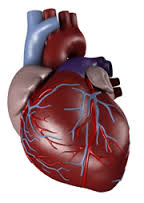
//> input picture objectdetection/heart.jpeg, 144 x 203 px
$ ./find_obj heart.jpeg kidney.jpeg   (built with g++ and OpenCV 4)
//> lines starting //> are read from the running program, lines starting //| are printed output that depends on the picture
/*
 * A Demo to OpenCV Implementation of SURF
 * Further Information Refer to "SURF: Speed-Up Robust Feature"
 * Author: Liu Liu
 * liuliu.1987+opencv@gmail.com
 */
#include "opencv2/objdetect/objdetect.hpp"
#include "opencv2/features2d/features2d.hpp"
#include "opencv2/highgui/highgui.hpp"
#include "opencv2/calib3d/calib3d.hpp"
#include "opencv2/nonfree/nonfree.hpp"
#include "opencv2/imgproc/imgproc_c.h"
#include "opencv2/legacy/legacy.hpp"
#include "opencv2/legacy/compat.hpp"

#include <iostream>
#include <fstream>
#include <vector>
#include <stdio.h>

using namespace std;
// [10 lines left out: function help, not called in this run]

// define whether to use approximate nearest-neighbor search
#define USE_FLANN

#ifdef USE_FLANN
// [47 lines left out: function flannFindPairs, not called in this run]
#else

static double
compareSURFDescriptors( const float* d1, const float* d2, double best, int length )
{
    double total_cost = 0;
    assert( length % 4 == 0 );
    for( int i = 0; i < length; i += 4 )
    {
        double t0 = d1[i  ] - d2[i  ];
        double t1 = d1[i+1] - d2[i+1];
        double t2 = d1[i+2] - d2[i+2];
        double t3 = d1[i+3] - d2[i+3];
        total_cost += t0*t0 + t1*t1 + t2*t2 + t3*t3;
        if( total_cost > best )
            break;
    }
    return total_cost;
}

static int
naiveNearestNeighbor( const float* vec, int laplacian,
                      const CvSeq* model_keypoints,
                      const CvSeq* model_descriptors )
{
    int length = (int)(model_descriptors->elem_size/sizeof(float));
    int i, neighbor = -1;
    double d, dist1 = 1e6, dist2 = 1e6;
    CvSeqReader reader, kreader;
    cvStartReadSeq( model_keypoints, &kreader, 0 );
    cvStartReadSeq( model_descriptors, &reader, 0 );

    for( i = 0; i < model_descriptors->total; i++ )
    {
        const CvSURFPoint* kp = (const CvSURFPoint*)kreader.ptr;
        const float* mvec = (const float*)reader.ptr;
        CV_NEXT_SEQ_ELEM( kreader.seq->elem_size, kreader );
        CV_NEXT_SEQ_ELEM( reader.seq->elem_size, reader );
        if( laplacian != kp->laplacian )
            continue;
        d = compareSURFDescriptors( vec, mvec, dist2, length );
        if( d < dist1 )
        {
            dist2 = dist1;
            dist1 = d;
            neighbor = i;
        }
        else if ( d < dist2 )
            dist2 = d;
    }
    if ( dist1 < 0.6*dist2 )
        return neighbor;
    return -1;
}

static void
findPairs( const CvSeq* objectKeypoints, const CvSeq* objectDescriptors,
           const CvSeq* imageKeypoints, const CvSeq* imageDescriptors, vector<int>& ptpairs )
{
    int i;
    CvSeqReader reader, kreader;
    cvStartReadSeq( objectKeypoints, &kreader );
    cvStartReadSeq( objectDescriptors, &reader );
    ptpairs.clear();

    for( i = 0; i < objectDescriptors->total; i++ )
    {
        const CvSURFPoint* kp = (const CvSURFPoint*)kreader.ptr;
        const float* descriptor = (const float*)reader.ptr;
        CV_NEXT_SEQ_ELEM( kreader.seq->elem_size, kreader );
        CV_NEXT_SEQ_ELEM( reader.seq->elem_size, reader );
        int nearest_neighbor = naiveNearestNeighbor( descriptor, kp->laplacian, imageKeypoints, imageDescriptors );
        if( nearest_neighbor >= 0 )
        {
            ptpairs.push_back(i);
            ptpairs.push_back(nearest_neighbor);
        }
    }
}
#endif

/* a rough implementation for object location */
// [46 lines left out: function locatePlanarObject, not called in this run]

int main(int argc, char** argv)
{
    const char* object_filename = argc == 3 ? argv[1] : "box.png";
    const char* scene_filename = argc == 3 ? argv[2] : "box_in_scene.png";

    cv::initModule_nonfree();

    IplImage* object = cvLoadImage( object_filename, CV_LOAD_IMAGE_GRAYSCALE );
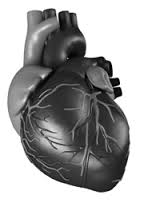
//> object: 203 rows x 144 cols, CV_8UC1; min 0, max 255, mean 160.7
    IplImage* image = cvLoadImage( scene_filename, CV_LOAD_IMAGE_GRAYSCALE );
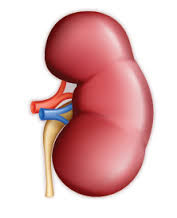
//> input picture objectdetection/kidney.jpeg, 177 x 218 px
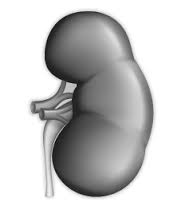
//> image: 218 rows x 177 cols, CV_8UC1; min 7, max 255, mean 198.5
    if( !object || !image )
    {
        fprintf( stderr, "Can not load %s and/or %s\n",
            object_filename, scene_filename );
        exit(-1);
    }

    CvMemStorage* storage = cvCreateMemStorage(0);

  //  cvNamedWindow("Object Correspond", 1);

//> (the run ends here: the program needs code that is not available in this run, at `static CvScalar colors[] =`)
